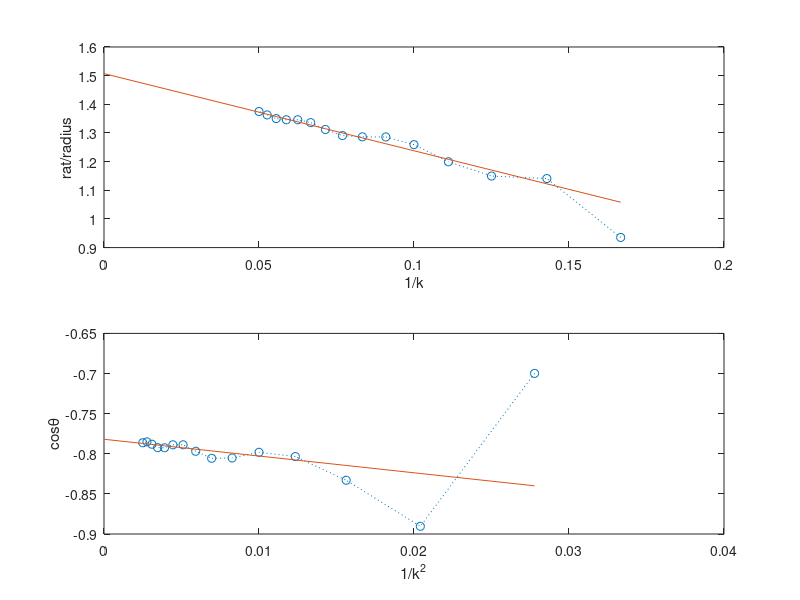

The MATLAB script that drew this image:
function [radius,costheta,nature]=radiusConverge(a)
% Estimate radius of convergence of a real-valued Taylor
% series from its coefficients when convergence is limited
% by either a real singularity or a complex conjugate pair
% of singularities.  Also estimate the location and nature
% of the singularities given they are of form [z-r]^nature
% or [z-r*exp(i*theta)]^nature.  See Appendix of the article
% by Mercer & Roberts (1990) "A centre manifold description
% of contaminant dispersion in channels with varying flow
% properties"; SIAM J. Appl. Math. 50, pp. 1547--1565; doi:
% 10.1137/0150091.  With more coding could generalise to a
% set of Taylor series stored in a 2D array.  The nature is
% usually OKish to one decimal place, but sometimes worse!
% AJR, 4 Jul 2019
if nargin==0, 
	% example from homogenisation of 1-3, period two, diffusion
    a=[0
	 1.5
	0.21875
	-0.0153645833333
	0.0045421781994
	-0.000651425962095
	-0.0000272110973736
	0.000063417140204
	-0.0000273721164496
	0.00000743165092989
	-0.00000106850673296
	-0.000000187313165366
	0.000000198540049063
	-0.0000000807784048915
	0.0000000204494522624
	-0.00000000196514393034
	-0.00000000116638473277
	0.000000000813994589664
	-0.000000000295281424719
	0.0000000000643029608275
	-8.5057969996e-13];
end; % of example data

% force coefficients to column(s)
if size(a,1)==1, a=a(:); end 
n=size(a,1);
if n<4, error('must have four+ coefficients'), end

% scale coefficients to be comparable magnitude
m=floor(n/2);
rat=( max(abs(a(1:m,:))) ./ max(abs(a(m+1:n,:))) ).^(1/m);
a=a.*(rat.^((0:n-1)'));

% check for whether function of squared parameter
near0=1e-8*max(abs(a));
if max(abs(a(1:2:n)))<near0,
   fprintf('radiusConverge: odd coeffs effectively zero\n')
   [radius,costheta,nature]=radiusConverge(a(2:2:end));
   radius=rat*sqrt(radius)
   return
end
if max(abs(a(2:2:n)))<near0,
   fprintf('radiusConverge: even coeffs effectively zero\n')
   [radius,costheta,nature]=radiusConverge(a(1:2:end));
   radius=rat*sqrt(radius)
   return
end

% Now test for same or alternating signs
% If so, then use a simpler Domb-Sykes plot.
% Omit leading departure from pattern in up to first 25% of coeffs
for kMin=1:n/4 %min(find(abs(a)>near0));
	pm=(-1).^(kMin:n)';
	if prod(a(kMin:n)>near0)+prod(a(kMin:n)<-near0) ...
	   +prod(pm.*a(kMin:n)>near0)+prod(pm.*a(kMin:n)<-near0)>0
	   fprintf('radiusConverge: Domb--Sykes plot\n')
	   k=(kMin:n-1)';
	   Bk=a(k+1)./a(k);
	   b=(k.^2.*[ones(size(k)) 1./k])\(k.^2.*Bk);
	   radius = rat/b(1);
	   nature = -1-b(2)/b(1) % unreliable?
	   costheta = sign(radius)
	   radius = abs(radius);
	   % plot in current figure window
	   clf()
	   x=[1./k;0];
	   plot(1./k,real(Bk),'o:',x,b(1)+b(2)*x)
	   xlabel('1/k'),ylabel('rat/radius')
	   return
	end
end%for-loop

% With a nontrivial pattern of signs, use a Mercer-Roberts plot
fprintf('radiusConverge: Mercer--Roberts plot\n')
% skip over more than one leading zero in coefficients
kMin=max(3,kMin);
k=(kMin:n-1)';

% formula (A.5)
Bksq=(a(k+1).*a(k-1)-a(k).^2)./(a(k).*a(k-2)-a(k-1).^2);
Bk=sqrt(Bksq);
% formula (A.6)
cosk=0.5*(a(k-1).*Bk./a(k)+a(k+1)./a(k)./Bk);

% eliminate unreal data points
j=find(abs(imag(Bk))+abs(imag(cosk))>1e-8);
Bk(j)=nan; cosk(j)=nan;

% weighted best lines to end window of clean data
j=(max([1;j+1]):length(Bk))';
b=(k(j).^2.*[ones(size(j)) 1./k(j)])\(k(j).^2.*Bk(j));
c=(k(j).^2.*[ones(size(j)) 1./k(j).^2])\(k(j).^2.*cosk(j));

% determine radius limiting singularity, (A.7) and (A.8)
nature = -1-b(2)/b(1) % unreliable?
costheta = c(1)
radius = rat/b(1)
% nature2 = c(2)/c(1)-1 % bad estimate

% plot in current figure window
clf()
x=[1./k(j);0];
subplot(2,1,1)
plot(1./k,real(Bk),'o:',x,b(1)+b(2)*x)
xlabel('1/k'),ylabel('rat/radius')
subplot(2,1,2)
plot(1./k.^2,real(cosk),'o:',x.^2,c(1)+c(2)*x.^2)
xlabel('1/k^2'),ylabel('cos\theta')
